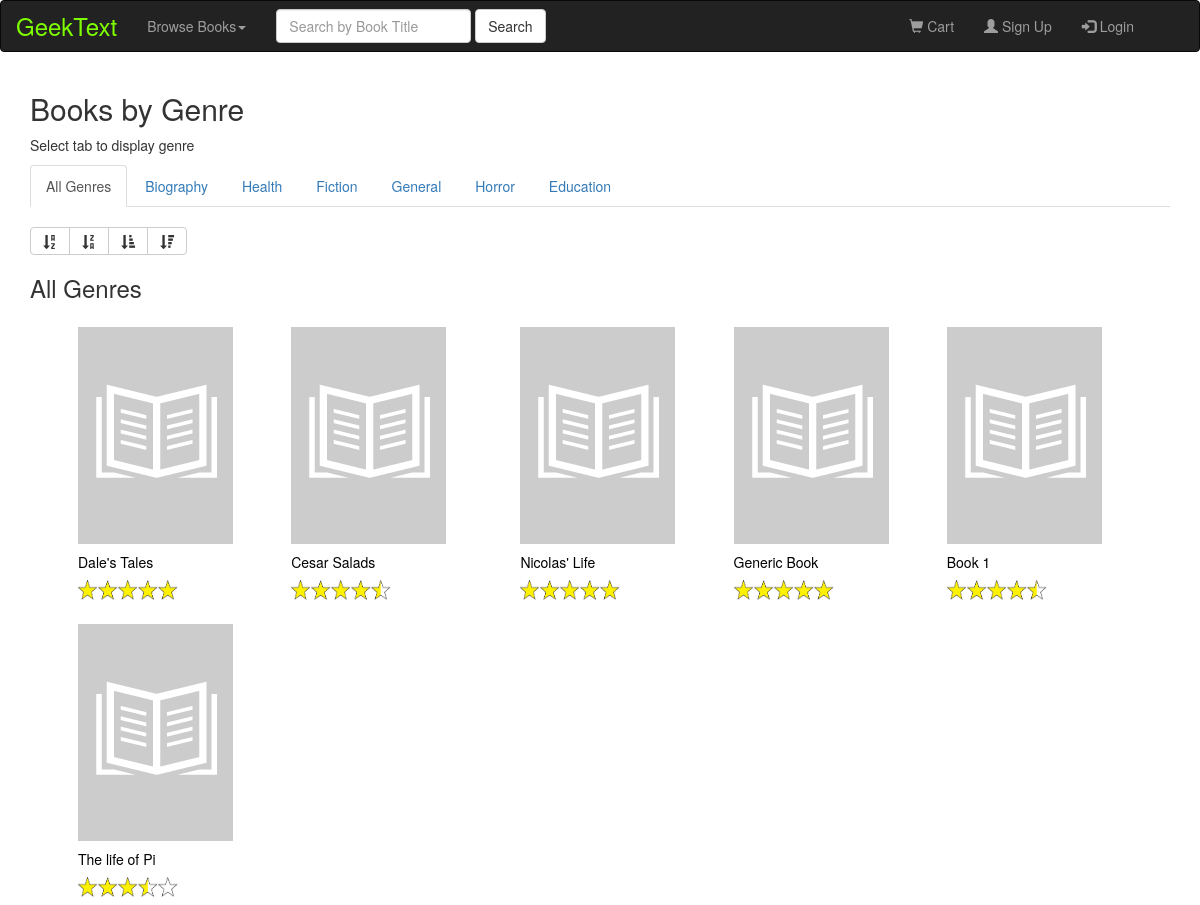
Before: /book_genre.php with the older database file.
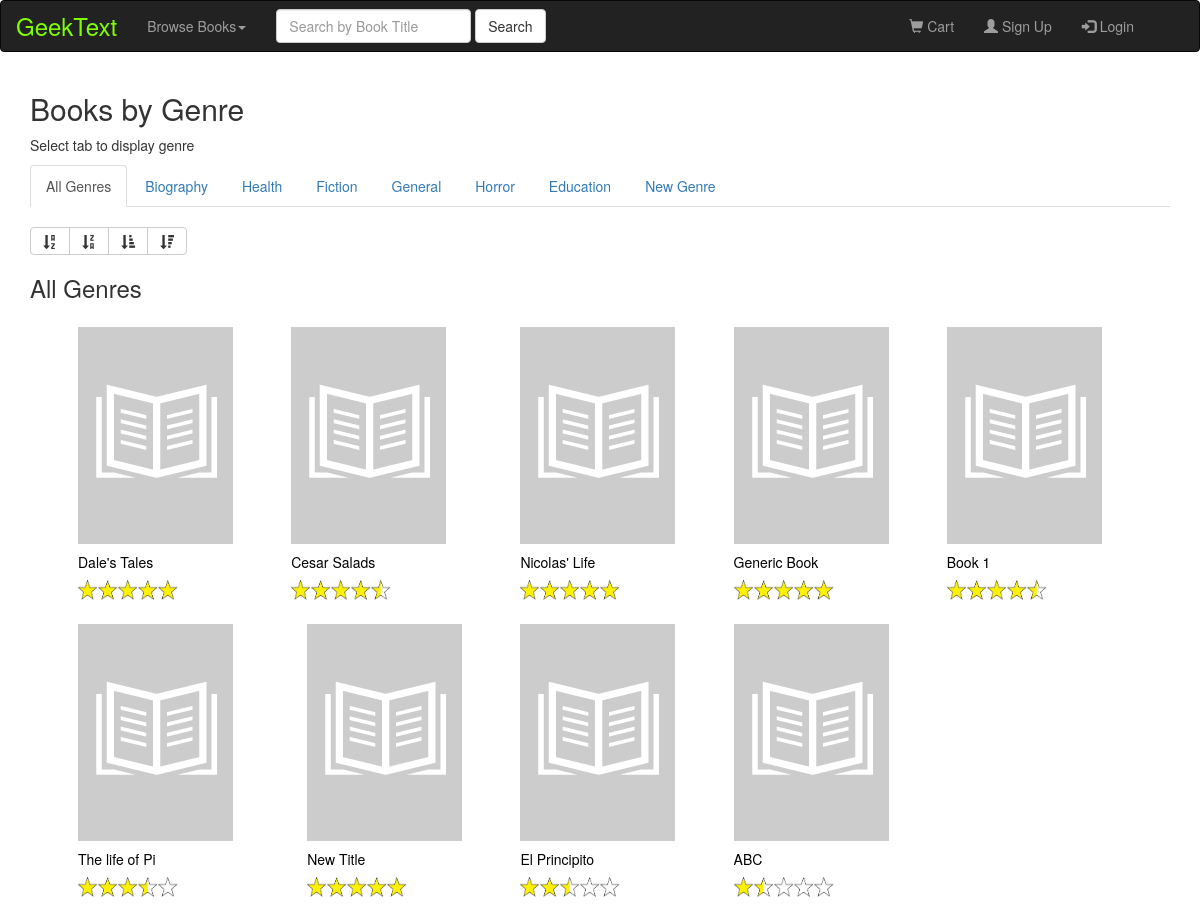
After: the same page with the newer database file.
### tables this page shows
CREATE TABLE `books` (
  `id` int(11) NOT NULL,
  `title` varchar(30) NOT NULL,
  `description` varchar(250) NOT NULL,
  `genre` varchar(15) NOT NULL,
  `rating` float NOT NULL,
  `price` varchar(6) NOT NULL,
  `published_year` varchar(4) NOT NULL
);

### display_book_helper.php (the view)
<?php
echo'<a class="ai" href=""><input type="hidden" value="' . htmlspecialchars( $row['published_year']) . '" name="pubDate">
<figure><img class="imgi" src="default_book.png" alt=""><figcaption>' . $row["title"] . '</figcaption><figcaption>';
if ( $row['rating'] <= '1' ) {
	echo'<img src="ratings/1.png" style="width:100px; height:20px;">';
}
elseif ($row['rating']>'1' && $row['rating']<='1.5') {
	echo'<img src="ratings/1-5.png" style="width:100px; height:20px;">';
}
elseif ($row['rating']>'1.5' && $row['rating']<='2') {
	echo'<img src="ratings/2.png" style="width:100px; height:20px;">';
}
elseif ($row['rating']>'2' && $row['rating']<='2.5') {
	echo'<img src="ratings/2-5.png" style="width:100px; height:20px;">';
}
elseif ($row['rating']>'2.5' && $row['rating']<='3') {
	echo'<img src="ratings/3.png" style="width:100px; height:20px;">';
}
elseif ($row['rating']>'3' && $row['rating']<='3.5') {
	echo'<img src="ratings/3-5.png" style="width:100px; height:20px;">';
}
elseif ($row['rating']>'3.5' && $row['rating']<='4') {
	echo'<img src="ratings/4.png" style="width:100px; height:20px;">';
}
elseif ($row['rating']>'4' && $row['rating']<='4.5') {
	echo'<img src="ratings/4-5.png" style="width:100px; height:20px;">';
}
elseif ($row['rating']>'4.5') {
	echo'<img src="ratings/5.png" style="width:100px; height:20px;">';
}
echo'</figcaption></figure></a>';
?>

### book_genre.php (shortened to what this page needs)
<html lang="en">
<head>
<link rel="stylesheet" type="text/css" href="style.css">
</head>
<body>
<?php
	include("header.php");
	$link = mysqli_connect("localhost", "root", "", "geek_text");
	$genres = "SELECT distinct genre FROM books";
	$genresList = mysqli_query($link, $genres);
?>
<div class="container">
  <h2>Books by Genre</h2>
  <p>Select tab to display genre</p>
  <ul class="nav nav-tabs">
    <li class="active"><a data-toggle="tab" href="#home">All Genres</a></li>
    <?php while( $genresRow=mysqli_fetch_array($genresList)){
    	echo '<li><a data-toggle="tab" href="#menu' .str_replace(' ', '', $genresRow['genre']). '">' . $genresRow['genre']. '</a></li>';
    }?>
  </ul>
 <div class="tab-content">
  	<br>
    <div id="home" class="tab-pane fade in active">
	    <?php include("book_sorting_buttons.php"); ?>
        <h3>All Genres</h3>
        <?php
		$sql = "SELECT * FROM books";
		$bookList = mysqli_query($link, $sql);
		echo'<div style="display:flex; flex-wrap: wrap;">';
		while ($row=mysqli_fetch_array($bookList)) {
			include("display_book_helper.php");
		}
		?>
		</div>
	</div>
    <?php
    $genres = "SELECT distinct genre FROM books";
	$genresList = mysqli_query($link, $genres);
	while( $genresRow=mysqli_fetch_array($genresList)) {
		$current = $genresRow['genre'];
		include("book_sorting_buttons.php");
	    $sql = "SELECT * FROM books WHERE genre = '$current'";
	    $bookList = mysqli_query($link, $sql);
		while ($row=mysqli_fetch_array($bookList)) {
			include("display_book_helper.php");
		}
    }
    ?>
</div>
</body>
</html>

Changed rows visible on the page:
added books: title "New Title", rating 5 (drawn)
added books: title "El Principito", rating 2.2 (drawn)
added books: title "ABC", rating 1.5 (drawn)
Other visible differences:
new list line: "New Genre"
